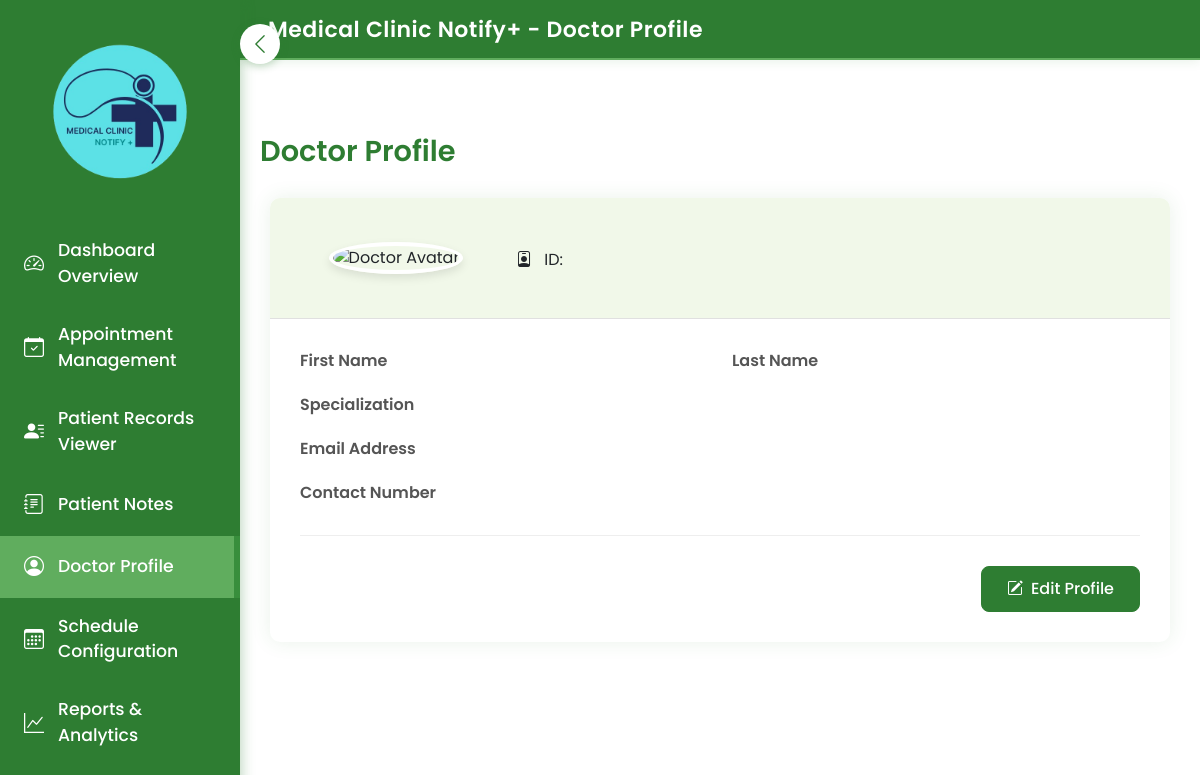
/doctor_profile.php, run on an earlier commit of the app's database.
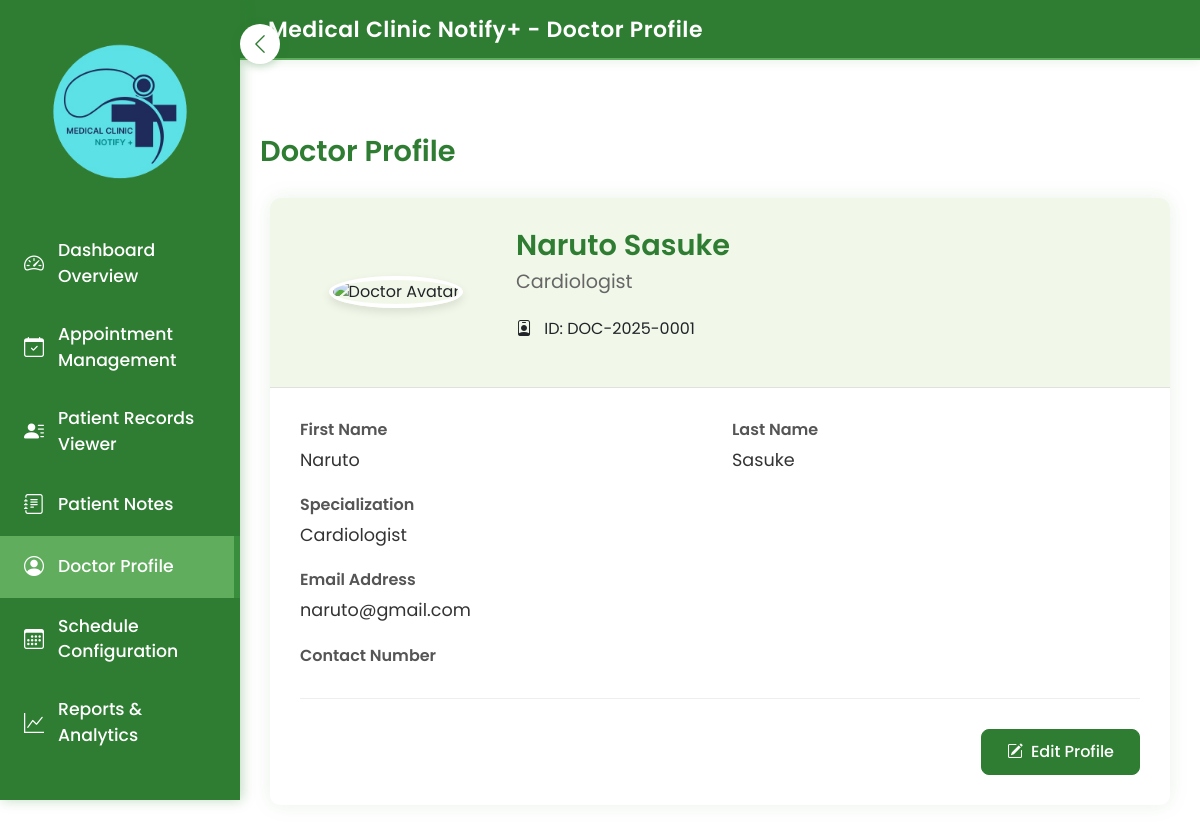
And on a later commit of the database.
### tables this page shows
CREATE TABLE `doctors` (
  `DoctorID` varchar(15) NOT NULL,
  `FirstName` varchar(100) DEFAULT NULL,
  `LastName` varchar(100) DEFAULT NULL,
  `ContactNumber` varchar(15) DEFAULT NULL,
  `Email` varchar(255) DEFAULT NULL,
  `ImageFile` varchar(255) DEFAULT NULL,
  `Specialization` varchar(100) DEFAULT NULL,
  `Phone` varchar(20) DEFAULT NULL,
  `Status` varchar(20) DEFAULT 'Active'
);

### doctor_profile.php (the view, shortened to what this page needs)
<?php
include 'config.php';
$doctorID = 'DOC-2025-0001';
$sql = "SELECT * FROM doctors WHERE DoctorID = ?";
$stmt = $conn->prepare($sql);
$stmt->bind_param("s", $doctorID);
$stmt->execute();
$result = $stmt->get_result();
$doctor = $result->fetch_assoc();
$current_page = basename($_SERVER['PHP_SELF']);
?>
<!DOCTYPE html>
<html lang="en">
<head>
  <link href="https://cdn.jsdelivr.net/npm/bootstrap@5.3.0-alpha1/dist/css/bootstrap.min.css" rel="stylesheet" />
  <link href="https://cdn.jsdelivr.net/npm/bootstrap-icons/font/bootstrap-icons.css" rel="stylesheet" />
</head>
<body>
<div class="sidebar" id="sidebar">
  <img src="MedicalClinicLogo.png" alt="Logo" />
  <a href="doctor_dashboard.php" class="<?= $current_page === 'doctor_dashboard.php' ? 'active' : '' ?>">
    <i class="bi bi-speedometer2"></i> Dashboard Overview
  </a>
  <a href="doctor_student.php" class="<?= $current_page === 'doctor_student.php' ? 'active' : '' ?>">
    <i class="bi bi-calendar-check"></i> Appointment Management
  </a>
    <a href="student_viewer.php" class="<?= basename($_SERVER['PHP_SELF']) === 'student_viewer.php' ? 'active' : '' ?>">
    <i class="bi bi-person-lines-fill"></i> Patient Records Viewer
  </a>
    <a href="doctor_notes.php" class="<?= $current_page === 'doctor_notes.php' ? 'active' : '' ?>">
    <i class="bi bi-journal-text"></i> Patient Notes
  </a>
  <a href="doctor_profile.php" class="<?= $current_page === 'doctor_profile.php' ? 'active' : '' ?>">
    <i class="bi bi-person-circle"></i> Doctor Profile
  </a>
  <a href="doctor_schedule.php" class="<?= $current_page === 'doctor_schedule.php' ? 'active' : '' ?>">
    <i class="bi bi-calendar3"></i> Schedule Configuration
  </a>
  <a href="doctor_report.php" class="<?= $current_page === 'doctor_report.php' ? 'active' : '' ?>">
    <i class="bi bi-graph-up"></i> Reports & Analytics
  </a>
</div>
<button id="sidebarToggle" class="toggle-btn expanded" aria-label="Collapse sidebar">
  <i class="bi bi-chevron-left"></i>
</button>
<div class="top-bar">
  Medical Clinic Notify+ - Doctor Profile
</div>
<div class="main-content">
  <div class="header">Doctor Profile</div>
  <div class="profile-container">
    <div class="profile-header">
      <div class="row align-items-center">
        <div class="col-md-3 text-center">
          <img src="doctor_avatar.png" alt="Doctor Avatar" class="profile-picture">
        </div>
        <div class="col-md-9">
          <h1 class="profile-name"><?= htmlspecialchars($doctor['FirstName'] . ' ' . $doctor['LastName']) ?></h1>
          <p class="profile-specialization"><?= htmlspecialchars($doctor['Specialization']) ?></p>
          <p><i class="bi bi-person-badge me-2"></i> ID: <?= htmlspecialchars($doctor['DoctorID']) ?></p>
        </div>
      </div>
    </div>
    <div class="profile-content">
      <div id="viewMode">
        <div class="row">
          <div class="col-md-6">
            <div class="info-group">
              <div class="info-label">First Name</div>
              <div class="info-value"><?= htmlspecialchars($doctor['FirstName']) ?></div>
            </div>
          </div>
          <div class="col-md-6">
            <div class="info-group">
              <div class="info-label">Last Name</div>
              <div class="info-value"><?= htmlspecialchars($doctor['LastName']) ?></div>
            </div>
          </div>
        </div>
        <div class="info-group">
          <div class="info-label">Specialization</div>
          <div class="info-value"><?= htmlspecialchars($doctor['Specialization']) ?></div>
        </div>
        <div class="info-group">
          <div class="info-label">Email Address</div>
          <div class="info-value"><?= htmlspecialchars($doctor['Email']) ?></div>
        </div>
        <div class="info-group">
          <div class="info-label">Contact Number</div>
        </div>
        <div class="divider"></div>
        <div class="d-grid gap-2 d-md-flex justify-content-md-end">
          <button class="btn btn-primary" id="editProfileBtn">
            <i class="bi bi-pencil-square me-2"></i>Edit Profile
          </button>
        </div>
      </div>
    </div>
  </div>
</div>
</body>
</html>

### doctor_profile.php (style rules this page uses)
body { margin: 0; font-family: 'Poppins', sans-serif; overflow-x: hidden; }
.sidebar { width: 240px; height: 100vh; position: fixed; background-color: #2e7d32 !important; color: white; padding-top: 20px; box-shadow: 2px 0 12px rgba(46, 125, 50, 0.3); transition: transform 0.3s ease; z-index: 2000; overflow-y: auto; left: 0; top: 0; display: block; }
.toggle-btn { position: fixed; left: 240px; top: 24px; background-color: #fff; color: #2e7d32; border: none; width: 40px; height: 40px; padding: 0; border-radius: 50%; box-shadow: 0 2px 8px rgba(46, 125, 50, 0.3); cursor: pointer; z-index: 2100; transition: left 0.3s, background 0.2s, color 0.2s; display: flex; align-items: center; justify-content: center; }
.toggle-btn i { font-size: 20px; font-weight: bold; transition: transform 0.3s, color 0.2s; }
.toggle-btn.expanded i { transform: rotate(0deg) scale(1.1); color: #2e7d32; }
.sidebar img { width: 80%; height: auto; margin: 0 auto 10px; display: block; }
.sidebar a { display: flex; align-items: center; color: #fff; text-decoration: none; padding: 16px 24px; width: 100%; transition: background-color 0.2s, color 0.2s; font-size: 1.08rem; font-weight: 500; }
.sidebar a i { margin-right: 14px; font-size: 1.25rem; }
.sidebar a:hover, .sidebar a.active { background-color: #60ad5e; color: #fff; border-right: 6px solid #388e3c; }
.top-bar { width: calc(100% - 240px); height: 60px; background-color: #2e7d32; color: #fff; display: flex; align-items: center; padding: 0 28px; font-size: 22px; font-weight: 600; margin-left: 240px; justify-content: space-between; transition: all 0.3s ease; box-shadow: 0 2px 10px rgba(46, 125, 50, 0.1); border-bottom: 2px solid #60ad5e; letter-spacing: 0.5px; }
.main-content { margin-left: 240px; padding: 20px; padding-top: 70px; transition: all 0.3s ease; }
h1, h2 { color: #2e7d32; margin-bottom: 1.5rem; }
h1 { font-size: 2rem; font-weight: 600; }
.profile-container { max-width: 900px; margin: 20px auto; background-color: #fff; border-radius: 10px; box-shadow: 0 0 20px rgba(46, 125, 50, 0.1); overflow: hidden; }
.profile-header { background-color: #f1f8e9; padding: 30px; border-bottom: 1px solid #e0e0e0; }
.profile-content { padding: 30px; }
.profile-picture { width: 120px; height: 120px; border-radius: 50%; object-fit: cover; border: 4px solid #fff; box-shadow: 0 4px 10px rgba(0,0,0,0.1); }
.profile-name { font-size: 1.8rem; font-weight: 600; color: #2e7d32; margin-bottom: 5px; }
.profile-specialization { font-size: 1.2rem; color: #666; margin-bottom: 20px; }
.btn-primary { background-color: #2e7d32; border-color: #2e7d32; padding: 10px 25px; font-weight: 500; border-radius: 8px; transition: all 0.3s; }
.header { color: #2e7d32; font-size: 1.8rem; font-weight: 600; margin-bottom: 25px; }
.info-group { margin-bottom: 20px; }
.info-label { font-weight: 600; color: #555; margin-bottom: 5px; }
.info-value { font-size: 1.1rem; color: #333; }
.divider { height: 1px; background-color: #eee; margin: 30px 0; }

What changed in the data, as far as the page shows it:
added doctors: FirstName+LastName "Naruto Sasuke", Specialization "Cardiologist", DoctorID "DOC-2025-0001", FirstName "Naruto", LastName "Sasuke", Email "naruto@gmail.com"
